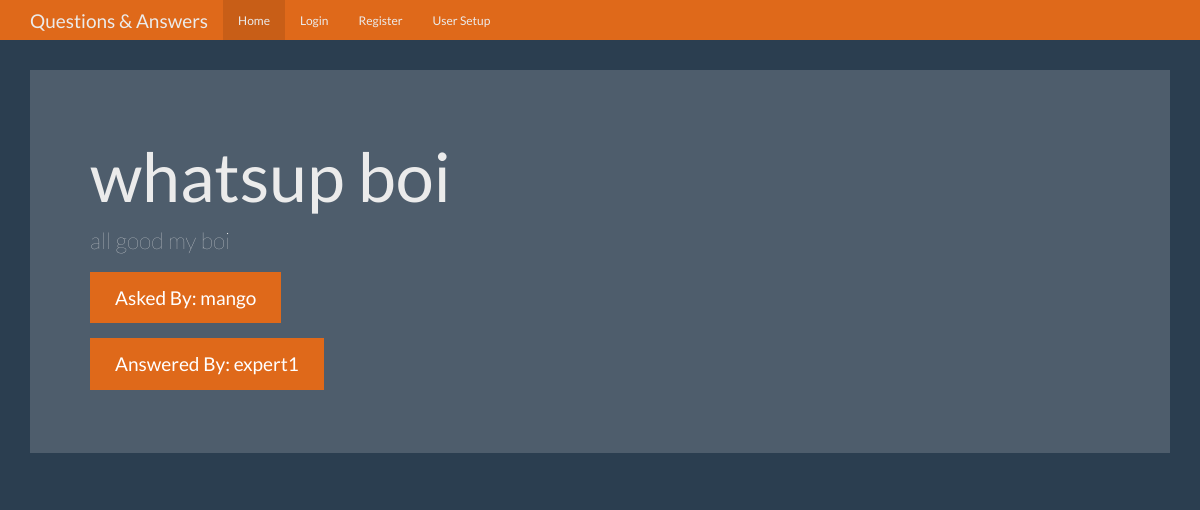
Screenshot of /question/1 with the database file from the repository.
### tables this page shows
CREATE TABLE questions (
    id integer primary key autoincrement,
    question_text text not null,
    answer_text text,
    asked_by_id integer not null,
    expert_id integer not null
);

CREATE TABLE users (
    id integer primary key autoincrement,
    name text not null,
    password text not null,
    expert boolean not null,
    admin boolean not null 
);

### app.py (the view)
@app.route('/question/<question_id>')
def question(question_id):
    user = get_current_user()
    db = get_db()
    question_cur = db.execute('''select questions.question_text,
                                    questions.answer_text,
                                    askers.name as asker_name,
                                    experts.name as expert_name
                                 from questions
                                 join users as askers on askers.id = questions.asked_by_id
                                 join users as experts on experts.id = questions.expert_id
                                 where questions.id = ?''', [question_id])
    question = question_cur.fetchone()
    return render_template('question.html', user=user, question=question)

### app.py (called while the page is built)
def get_current_user():
    user_result = None
    if 'user' in session:
        user = session['user']
        db = get_db()
        user_cur = db.execute('select id, name, password, expert, admin from users where name = ?', [user])
        user_result = user_cur.fetchone()
    return user_result

### database.py (called while the page is built)
def connect_db():
    sql = sqlite3.connect(r'f:\Projects\questionandanswer\questions.db')
    sql.row_factory = sqlite3.Row
    return sql

def get_db():
    if not hasattr(g, 'sqlite_db'):
        g.sqlite_db = connect_db()
    return g.sqlite_db

### templates/question.html (shortened to what this page needs)
{% extends "base.html" %}
{% from "show_links.html" import show_links %}
{% block nav %}
{{ show_links(user) }}
{% endblock %}
{% block body %}
  <div class="jumbotron">
    <h1>{{question['question_text']}}</h1>
    <p>{{question['answer_text']}}</p>
    <p><a class="btn btn-primary btn-lg">Asked By: {{ question['asker_name'] }}</a></p>
    <p><a class="btn btn-primary btn-lg">Answered By: {{ question['expert_name'] }}</a></p>
  </div>
{% endblock %}

### static/theme.css (style rules this page uses)
body { padding-top: 70px; padding-bottom: 30px; }

### rows the page displays
questions: question_text "whatsup boi", answer_text "all good my boi"
users: asker_name "mango"
users: expert_name "expert1"
